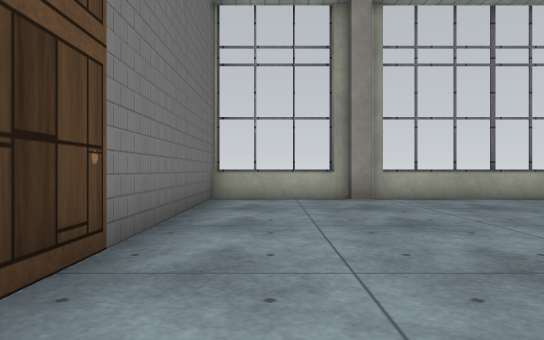
View 1 (above)

21 first-person views from a walk through a Unity game level. The camera is 0.64 m above the floor, looks level and sees 70° across. The floor is counted in squares, 1 m on a side. Each view is taken from the middle of a square. On the plan, view 1 faces up. The plan holds only what a view shows up to about 11 squares ahead; the rest is blank. The place goes on beyond the plan. The player character is not drawn. Some surface patterns are stand-ins.

View 2
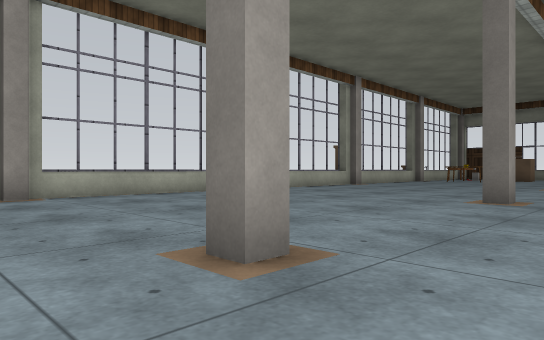

View 3
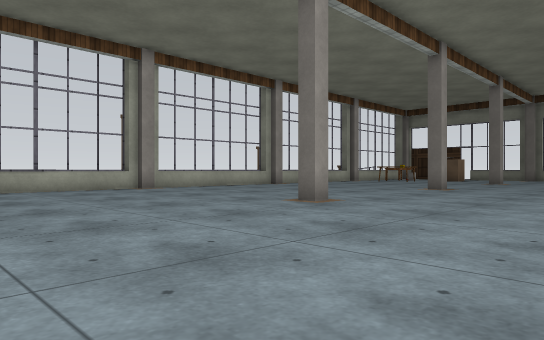

View 4
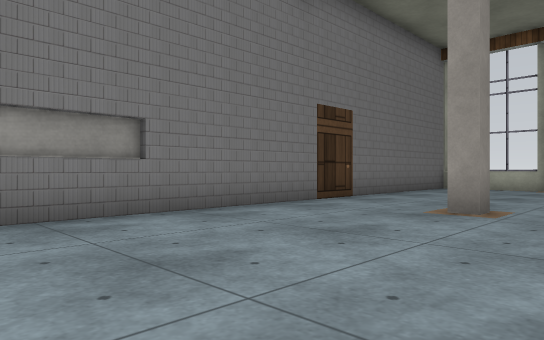

View 5
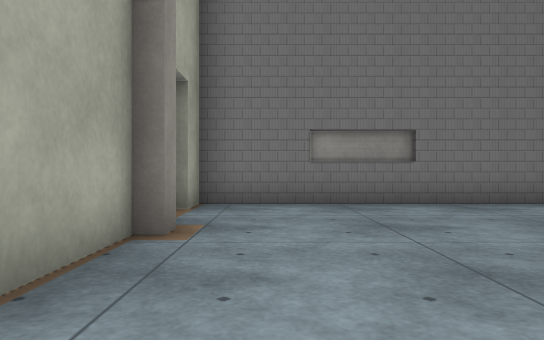

View 6
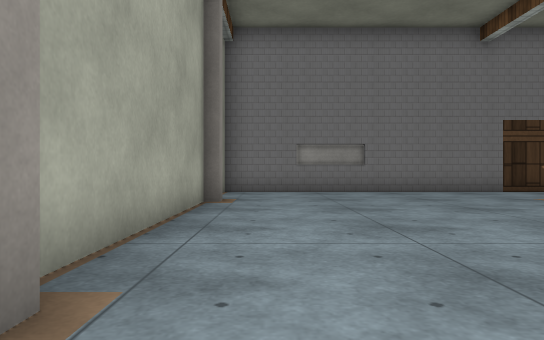

View 7
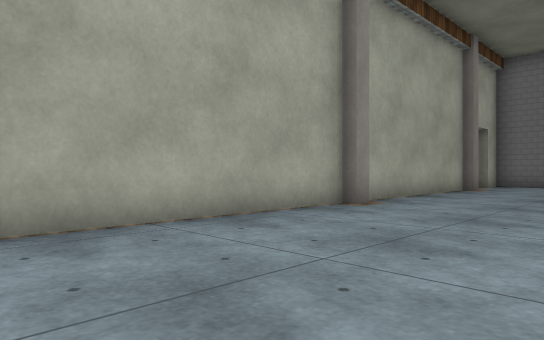

View 8
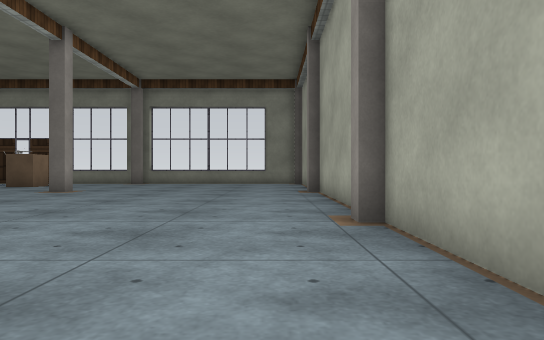

View 9
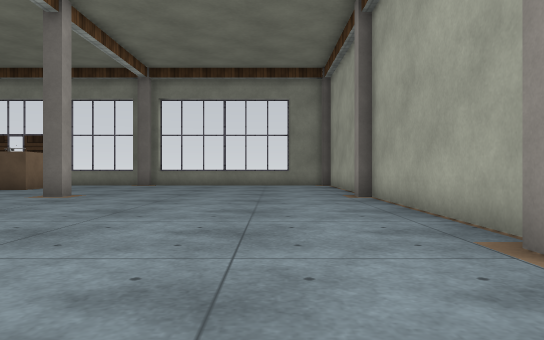

View 10
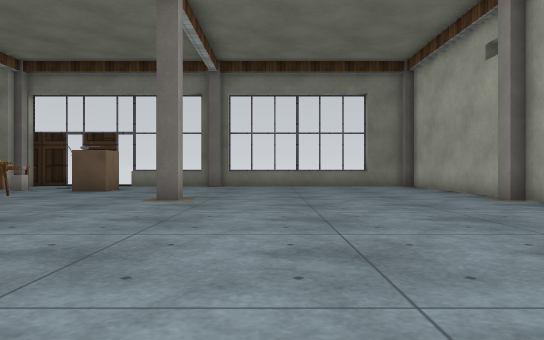

View 11
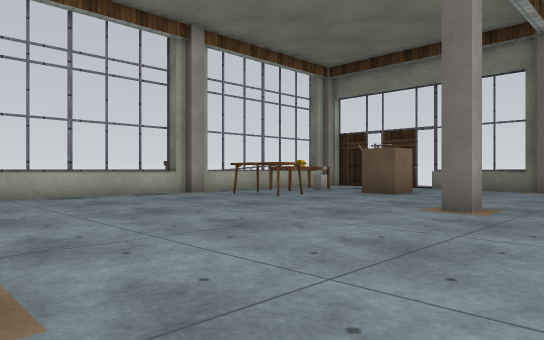

View 12
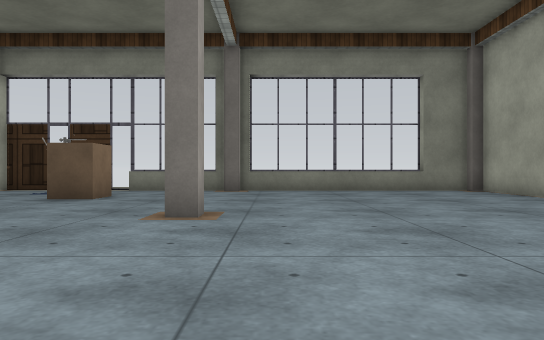

View 13
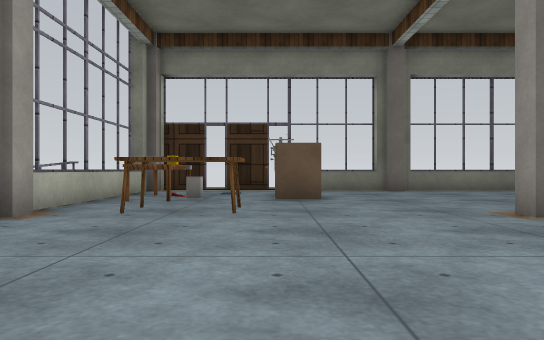

View 14
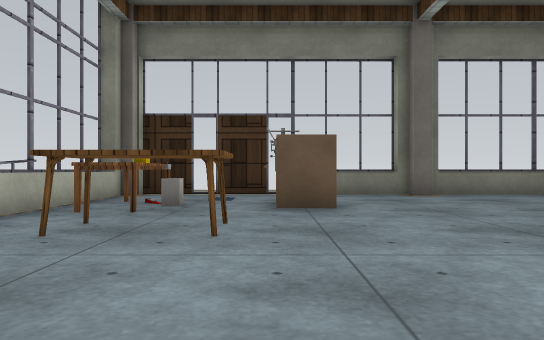

View 15
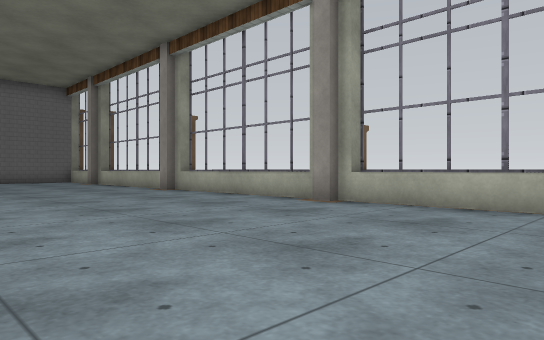

View 16
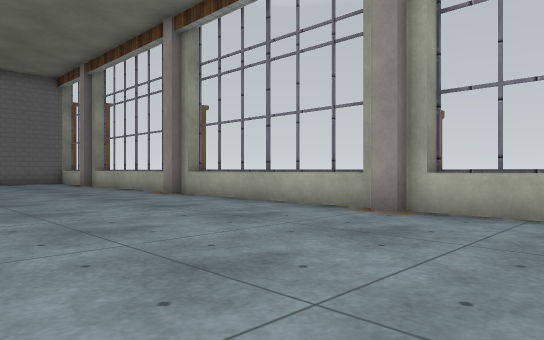

View 17
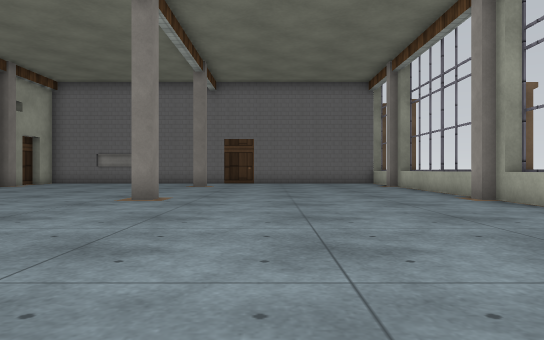

View 18
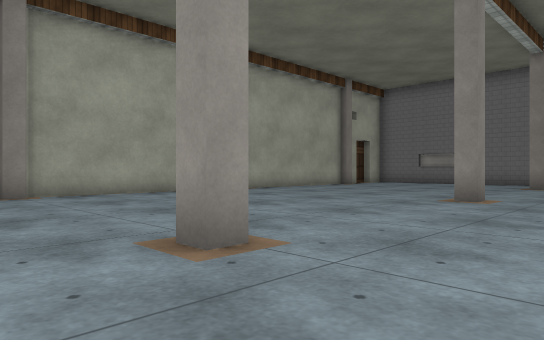

View 19
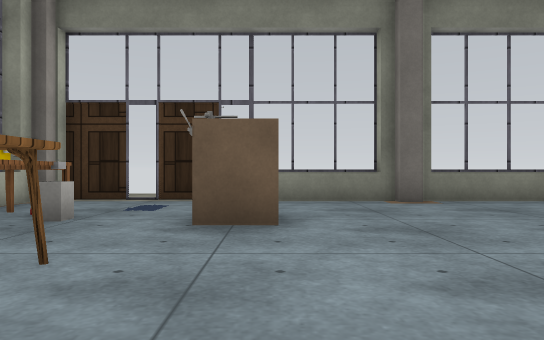

View 20
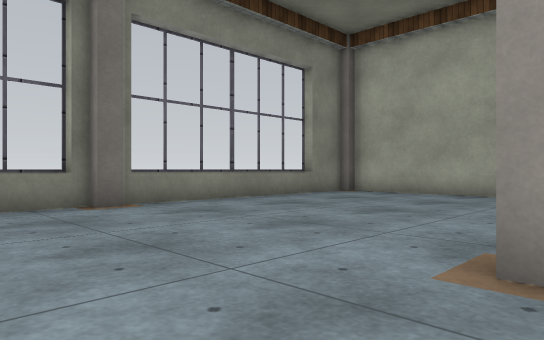

View 21
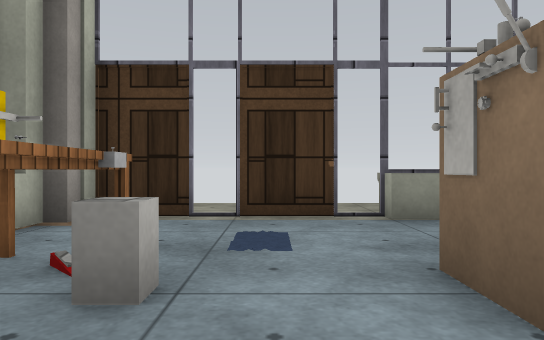

### Floor plan
Points are (right, up) in squares from view 1. A wall is a line through its corners. A room is listed if a view was taken in it or the views show most of it. See-through windows are left out.
Room 1 (views 1, 2, 3, 4, 5, 6, 7, 8, 9, 10, 11, 12, 13, 14, 15, 16, 17, 18, 19, 20, 21)
walls: (14.6, 1.4) (15.2, 1.4) (15.2, 0.9); (8.7, 1) (8.2, 1) (8.2, 1.4) (8.7, 1.4) (8.7, 1); (15.2, 8.5) (14.6, 8.5); (15.6, -6.4) (21.2, -6.4); (14.6, 8.8) (8.6, 8.8); (14.2, 9.1) (9, 9.1); (8.8, 8.5) (8.2, 8.5); (8.6, -6.4) (14.7, -6.4) (14.7, -6.1) (15.2, -6.1); (8.1, -6.1) (8.8, -6.1); (21.8, 1) (21.2, 1) (21.2, 1.4) (21.8, 1.4); (7.8, 8.8) (2.2, 8.8); (7, 9.1) (2.5, 9.1); (21.1, -6.1) (21.8, -6.1); (2.2, 1.5) (2.2, 1) (1.7, 1) (1.7, 1.5); (20.4, 9.1) (15.5, 9.1); (20.9, 8.8) (15.1, 8.8); (21.8, 8.5) (21.1, 8.5); (22.2, -6.4) (27, -6.4); (2.2, 8.5) (1.6, 8.5); (2.1, -6.4) (7.8, -6.4); (1.8, -6.1) (2.2, -6.1); (1.8, 8.8) (-1.4, 8.8); (1.5, 9.1) (-1.3, 9.1) (-1.3, -6.4) (-0.4, -6.4); (27.7, 0.9) (27.7, 1.4); (-1.5, -2.2) (-1.5, -4.4); (28.1, 1.4) (28.1, 4.4) (28.5, 4.4); (28.4, 1.7) (28.4, 4.5); (28.1, -4.5) (28.1, 0.9); (28.4, -4.2) (28.4, 0.6); (27.4, 9.1) (22.8, 9.1); (28.4, 7) (28.4, 8.5) (27.7, 8.5); (27.7, 8.8) (22.1, 8.8)
objects: other object (22, 6) to (22, 7); other object (24, 7) to (26, 8); other object (25, 4) to (25, 5); other object (25, 6)

Positions as (right, up) in squares from view 1, and headings:
1: (0, 0), facing up
2: (0, -1), facing up-right
3: (2, -4), facing up-right
4: (4, -5), facing up-left
5: (6, -5), facing left
6: (10, -5), facing left
7: (15, -2), facing down-left
8: (10, -5), facing right
9: (12, -4), facing right
10: (13, -1), facing right
11: (15, -1), facing up-right
12: (16, 0), facing right
13: (16, 5), facing right
14: (18, 5), facing right
15: (20, 2), facing up-left
16: (18, 3), facing up-left
17: (17, 4), facing left
18: (17, 4), facing down-left
19: (20, 4), facing right
20: (21, 4), facing down-right
21: (23, 6), facing right
